Frame 1 (no input): blank canvas, image omitted
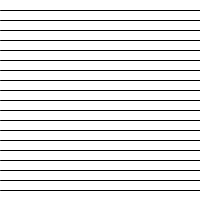
Frame 60 (the mouse pressed at the canvas centre just before this capture)
Frame 120 (the mouse held since frame 60 and released just before this capture): identical to frame 60, image omitted

The Processing sketch that drew this single still picture (run headless with seeded random() and noise(); from frame 60 on, the mouse is pressed at the canvas centre):

// Processing sketch: Aufgabe4_10
// ── Aufgabe4_10.pde
int endY; // Begrenzt die Anzahl an lienen die pro durchlauf gezeichnet werden.

void setup() 
{
   size(200,200);
   frameRate(5); // begrenzt die Framerate
   endY = 4 ; //stanadart
}

void draw()
{
   background(255); //Hintergrund neu zeichnen
   for (int y = 10 ; y<endY ; y+=10 ) 
   {
     stroke(0); //Linienfarbe
     line(0,y,width,y);  
   }
   
   endY+=4;//Linienlimit erhöhen
  
} 
